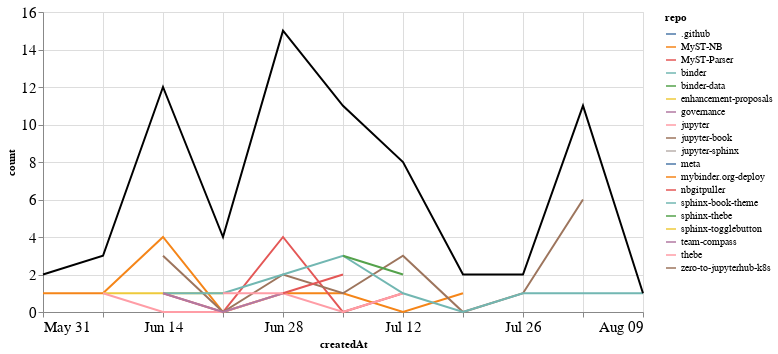

Here is the notebook cell this chart was saved with:
### Markdown cell above
## PRs

### Code cell
prs_time = prs.groupby('repo').resample('W', on='createdAt').count()['author'].reset_index()
prs_time = prs_time.rename(columns={'author': 'count'})
prs_time_total = prs_time.groupby('createdAt').agg({"count": "sum"}).reset_index()

ch1 = alt.Chart(prs_time, width=600).mark_line().encode(
    x='createdAt',
    y='count',
    color='repo',
    tooltip="repo"
)

ch2 = alt.Chart(prs_time_total, width=600).mark_line(color="black").encode(
    x='createdAt',
    y='count',
)

ch1 + ch2

### Figure 1 — Vega-Lite specification as saved in the notebook (floating-point values rounded to 4 significant figures)
{"config": {"axisLeft": {"labelFontSize": 15}, "axisBottom": {"labelFontSize": 15}}, "layer": [{"data": {"name": "data-a4c298b1d14093e2d0dbdb1ddb0304a4"}, "mark": "line", "encoding": {"color": {"type": "nominal", "field": "repo"}, "tooltip": {"type": "nominal", "field": "repo"}, "x": {"type": "temporal", "field": "createdAt"}, "y": {"type": "quantitative", "field": "count"}}, "width": 600}, {"data": {"name": "data-2f04e0fda38a54d90591e86fd1d4a23e"}, "mark": {"type": "line", "color": "black"}, "encoding": {"x": {"type": "temporal", "field": "createdAt"}, "y": {"type": "quantitative", "field": "count"}}, "width": 600}], "$schema": "https://vega.github.io/schema/vega-lite/v4.8.1.json", "datasets": {"data-a4c298b1d14093e2d0dbdb1ddb0304a4": [{"repo": ".github", "createdAt": "2020-08-02T00:00:00", "count": 2}, {"repo": "MyST-NB", "createdAt": "2020-05-31T00:00:00", "count": 1}, {"repo": "MyST-NB", "createdAt": "2020-06-07T00:00:00", "count": 1}, {"repo": "MyST-NB", "createdAt": "2020-06-14T00:00:00", "count": 4}, {"repo": "MyST-NB", "createdAt": "2020-06-21T00:00:00", "count": 0}, {"repo": "MyST-NB", "createdAt": "2020-06-28T00:00:00", "count": 1}, {"repo": "MyST-NB", "createdAt": "2020-07-05T00:00:00", "count": 1}, {"repo": "MyST-NB", "createdAt": "2020-07-12T00:00:00", "count": 0}, {"repo": "MyST-NB", "createdAt": "2020-07-19T00:00:00", "count": 1}, {"repo": "MyST-Parser", "createdAt": "2020-06-14T00:00:00", "count": 1}, {"repo": "MyST-Parser", "createdAt": "2020-06-21T00:00:00", "count": 0}, {"repo": "MyST-Parser", "createdAt": "2020-06-28T00:00:00", "count": 4}, {"repo": "MyST-Parser", "createdAt": "2020-07-05T00:00:00", "count": 0}, {"repo": "MyST-Parser", "createdAt": "2020-07-12T00:00:00", "count": 1}, {"repo": "binder", "createdAt": "2020-06-28T00:00:00", "count": 1}, {"repo": "binder-data", "createdAt": "2020-06-21T00:00:00", "count": 1}, {"repo": "enhancement-proposals", "createdAt": "2020-06-07T00:00:00", "count": 1}, {"repo": "enhancement-proposals", "createdAt": "2020-06-14T00:00:00", "count": 1}, {"repo": "enhancement-proposals", "createdAt": "2020-06-21T00:00:00", "count": 1}, {"repo": "governance", "createdAt": "2020-05-31T00:00:00", "count": 1}, {"repo": "jupyter", "createdAt": "2020-06-07T00:00:00", "count": 1}, {"repo": "jupyter", "createdAt": "2020-06-14T00:00:00", "count": 0}, {"repo": "jupyter", "createdAt": "2020-06-21T00:00:00", "count": 0}, {"repo": "jupyter", "createdAt": "2020-06-28T00:00:00", "count": 1}, {"repo": "jupyter", "createdAt": "2020-07-05T00:00:00", "count": 0}, {"repo": "jupyter", "createdAt": "2020-07-12T00:00:00", "count": 1}, {"repo": "jupyter-book", "createdAt": "2020-06-14T00:00:00", "count": 3}, {"repo": "jupyter-book", "createdAt": "2020-06-21T00:00:00", "count": 0}, {"repo": "jupyter-book", "createdAt": "2020-06-28T00:00:00", "count": 2}, {"repo": "jupyter-book", "createdAt": "2020-07-05T00:00:00", "count": 1}, {"repo": "jupyter-book", "createdAt": "2020-07-12T00:00:00", "count": 3}, {"repo": "jupyter-book", "createdAt": "2020-07-19T00:00:00", "count": 0}, {"repo": "jupyter-book", "createdAt": "2020-07-26T00:00:00", "count": 1}, {"repo": "jupyter-book", "createdAt": "2020-08-02T00:00:00", "count": 6}, {"repo": "jupyter-sphinx", "createdAt": "2020-06-28T00:00:00", "count": 1}, {"repo": "meta", "createdAt": "2020-08-02T00:00:00", "count": 2}, {"repo": "mybinder.org-deploy", "createdAt": "2020-07-19T00:00:00", "count": 1}, {"repo": "nbgitpuller", "createdAt": "2020-06-28T00:00:00", "count": 1}, {"repo": "nbgitpuller", "createdAt": "2020-07-05T00:00:00", "count": 2}, {"repo": "sphinx-book-theme", "createdAt": "2020-06-14T00:00:00", "count": 1}, {"repo": "sphinx-book-theme", "createdAt": "2020-06-21T00:00:00", "count": 1}, {"repo": "sphinx-book-theme", "createdAt": "2020-06-28T00:00:00", "count": 2}, {"repo": "sphinx-book-theme", "createdAt": "2020-07-05T00:00:00", "count": 3}, {"repo": "sphinx-book-theme", "createdAt": "2020-07-12T00:00:00", "count": 1}, {"repo": "sphinx-book-theme", "createdAt": "2020-07-19T00:00:00", "count": 0}, {"repo": "sphinx-book-theme", "createdAt": "2020-07-26T00:00:00", "count": 1}, {"repo": "sphinx-book-theme", "createdAt": "2020-08-02T00:00:00", "count": 1}, {"repo": "sphinx-book-theme", "createdAt": "2020-08-09T00:00:00", "count": 1}, {"repo": "sphinx-thebe", "createdAt": "2020-07-05T00:00:00", "count": 3}, {"repo": "sphinx-thebe", "createdAt": "2020-07-12T00:00:00", "count": 2}, {"repo": "sphinx-togglebutton", "createdAt": "2020-06-14T00:00:00", "count": 1}, {"repo": "team-compass", "createdAt": "2020-06-14T00:00:00", "count": 1}, {"repo": "team-compass", "createdAt": "2020-06-21T00:00:00", "count": 0}, {"repo": "team-compass", "createdAt": "2020-06-28T00:00:00", "count": 1}, {"repo": "thebe", "createdAt": "2020-06-21T00:00:00", "count": 1}, {"repo": "thebe", "createdAt": "2020-06-28T00:00:00", "count": 1}, {"repo": "zero-to-jupyterhub-k8s", "createdAt": "2020-07-05T00:00:00", "count": 1}], "data-2f04e0fda38a54d90591e86fd1d4a23e": [{"createdAt": "2020-05-31T00:00:00", "count": 2}, {"createdAt": "2020-06-07T00:00:00", "count": 3}, {"createdAt": "2020-06-14T00:00:00", "count": 12}, {"createdAt": "2020-06-21T00:00:00", "count": 4}, {"createdAt": "2020-06-28T00:00:00", "count": 15}, {"createdAt": "2020-07-05T00:00:00", "count": 11}, {"createdAt": "2020-07-12T00:00:00", "count": 8}, {"createdAt": "2020-07-19T00:00:00", "count": 2}, {"createdAt": "2020-07-26T00:00:00", "count": 2}, {"createdAt": "2020-08-02T00:00:00", "count": 11}, {"createdAt": "2020-08-09T00:00:00", "count": 1}]}}
